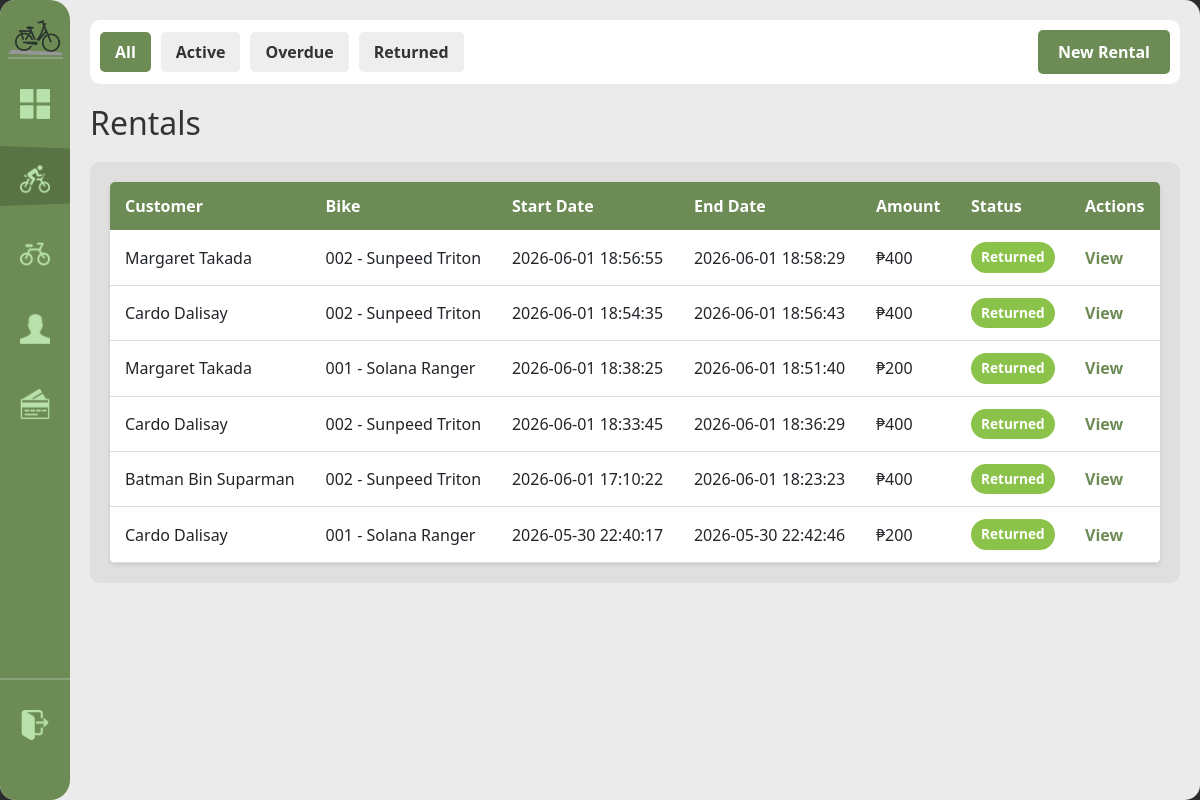
/rentals (signed in), run on the app's committed database.
### tables this page shows
CREATE TABLE rents (
            rental_id INTEGER PRIMARY KEY AUTOINCREMENT,
            customer_id INTEGER NOT NULL,
            bike_id INTEGER NOT NULL,
            staff_id INTEGER REFERENCES staff(staff_id) ON UPDATE CASCADE ON DELETE SET NULL,
            rental_start DATETIME NOT NULL DEFAULT(datetime('now','localtime')),
            FOREIGN KEY(customer_id) REFERENCES customer(customer_id) ON DELETE CASCADE,
            FOREIGN KEY(bike_id) REFERENCES bike(bike_id) ON DELETE CASCADE
        );

CREATE TABLE bike (
            bike_id INTEGER PRIMARY KEY AUTOINCREMENT,
            bike_code TEXT NOT NULL UNIQUE,
            brand TEXT NOT NULL, model TEXT NOT NULL,
            color TEXT NOT NULL,
            bike_rate DECIMAL(8,2) NOT NULL DEFAULT 0,
            type TEXT NOT NULL DEFAULT 'standard',
            status TEXT NOT NULL DEFAULT 'available' CHECK(status IN('available','rented','retired')),
            date_added DATE NOT NULL DEFAULT(date('now','localtime'))
        );

### handlers/rentals_routes.py (the view)
@rentals_bp.route('/rentals')
@login_required
def rentals():
    status = request.args.get('status', 'all')
    rentals_list = database.get().get_all_rentals(status)
    customers_list = database.get().get_all_customers()
    bikes = database.get().get_available_bikes()
    return render_template('rentals.html', rentals=rentals_list, filter_status=status, customers=customers_list, bikes=bikes)

### app.py (called while the page is built)
def get_sidebar_state():
    return request.cookies.get('sidebarState') == 'expanded'

@app.context_processor
def inject_sidebar_state():
    return dict(sidebar_expanded=get_sidebar_state())

@app.context_processor
def inject_current_staff():
    staff = current_staff()
    return dict(current_staff=staff, is_admin=staff and staff.get("role") == "admin")

### modules/auth.py (called while the page is built)
def login_required(view):
    @wraps(view)
    def wrapped(*args, **kwargs):
        if not session.get("staff_id"):
            return redirect(url_for("login"))
        return view(*args, **kwargs)
    return wrapped

def current_staff():
    if not session.get("staff_id"):
        return None
    return {
        "staff_id": session.get("staff_id"),
        "username": session.get("username"),
        "first_name": session.get("first_name"),
        "last_name": session.get("last_name"),
        "role": session.get("role"),
    }

### modules/database.py (called while the page is built)
def get():
    if not db: init()
    return db

    def get_all_customers(self, search=""):
        q = f"%{search}%"
        return [dict(r) for r in self.conn.execute("SELECT * FROM customer WHERE first_name LIKE ? OR last_name LIKE ? OR contact_number LIKE ? OR email LIKE ? ORDER BY last_name,first_name", (q,q,q,q)).fetchall()]

    def get_available_bikes(self):
        return [dict(r) for r in self.conn.execute("SELECT * FROM bike WHERE status='available' ORDER BY bike_code").fetchall()]

### templates/rentals.html (shortened to what this page needs)
{% extends "base.html" %}
{% block content %}
<div class="top-bar">
    <div class="filter-controls">
        <a href="{{ url_for('rentals.rentals', status='all') }}" class="filter-btn {% if filter_status == 'all' %}active{% endif %}">All</a>
        <a href="{{ url_for('rentals.rentals', status='active') }}" class="filter-btn {% if filter_status == 'active' %}active{% endif %}">Active</a>
        <a href="{{ url_for('rentals.rentals', status='overdue') }}" class="filter-btn {% if filter_status == 'overdue' %}active{% endif %}">Overdue</a>
        <a href="{{ url_for('rentals.rentals', status='returned') }}" class="filter-btn {% if filter_status == 'returned' %}active{% endif %}">Returned</a>
        <button id="new-rental-btn" class="btn-primary" style="margin-left: auto;">New Rental</button>
    </div>
</div>
<h1>Rentals</h1>
<div class="content-grid">
    <div class="scroll-table-container">
        <table>
            <thead>
                <tr>
                <th>Customer</th>
                <th>Bike</th>
                <th>Start Date</th>
                <th>End Date</th>
                <th>Amount</th>
                <th>Status</th>
                <th>Actions</th>
            </tr>
        </thead>
        <tbody>
            {% for rental in rentals %}
            <tr>
                <td>{{ rental['customer_name'] }}</td>
                <td>{{ rental['bike_code'] }} - {{ rental['brand'] }} {{ rental['model'] }}</td>
                <td>{{ rental['rental_start'] }}</td>
                <td>{{ rental['rental_end'] or '-' }}</td>
                <td>{{ 'Pending' if rental['total_amount'] is none else '₱' ~ rental['total_amount'] }}</td>
                <td><span class="status-badge status-{{ rental['status'] }}">{{ rental['status'].title() }}</span></td>
                <td><a href="{{ url_for('rentals.rental_detail', rid=rental['rental_id']) }}">View</a></td>
            </tr>
            {% endfor %}
        </tbody>
    </table>
    </div>
</div>
{% endblock %}

### static/style.css (style rules this page uses)
:root { --primary-green: #6D8B55; --secondary-green: #566d42; --bg-light: #EBEBEB; --white: #FFFFFF; --sidebar-collapsed: 70px; --sidebar-expanded: 165px; }
body { margin: 0; font-family: 'Segoe UI', Tahoma, Geneva, Verdana, sans-serif; background-color: #2C2C2C; }
.top-bar { background-color: var(--white); opacity: 1; padding: 10px; border-radius: 10px; margin-bottom: 20px; }
.content-grid { display: flex; flex-grow: 1; opacity: 1; background-color: #DFDFDF; border-radius: 10px; }
.scroll-table-container { width: 100%; overflow-y: auto; max-height: calc(100vh - 260px); padding: 20px; box-sizing: border-box; }
.btn-primary, .btn-secondary, button[type="submit"] { padding: 10px 20px; border: none; border-radius: 5px; cursor: pointer; font-weight: bold; text-decoration: none; display: inline-block; transition: all 0.3s ease; }
.btn-primary, button[type="submit"] { background-color: var(--primary-green); color: white; }
table { width: 100%; border-collapse: collapse; background: white; border-radius: 5px; overflow: hidden; box-shadow: 0 2px 4px rgba(0,0,0,0.1); }
table thead { background-color: var(--primary-green); color: white; }
table th, table td { padding: 12px 15px; text-align: left; }
table tbody tr { border-bottom: 1px solid #ddd; }
table a { color: var(--primary-green); text-decoration: none; font-weight: bold; }
.status-badge { display: inline-block; padding: 5px 10px; border-radius: 20px; font-size: 0.85rem; font-weight: bold; }
.status-badge.status-returned { background-color: #8BC34A; color: white; }
.filter-controls { display: flex; gap: 10px; opacity: 1; align-items: center; flex-wrap: wrap; }
.filter-btn { padding: 8px 15px; background-color: #eee; color: #333; border: none; border-radius: 5px; cursor: pointer; text-decoration: none; font-weight: bold; transition: all 0.3s ease; }
.filter-btn.active, .filter-btn:hover { background-color: var(--primary-green); color: white; }
h1, h2 { color: #333; margin: 10px 0; }
h1 { font-size: 2rem; margin-bottom: 20px; }

### data on the page
rents: customer_name "Margaret Takada", bike_code "002", brand "Sunpeed", model "Triton", rental_start "2026-06-01 18:56:55", rental "2026-06-01 18:58:29", total_amount "₱400", status "Returned"
rents: customer_name "Cardo Dalisay", bike_code "002", brand "Sunpeed", model "Triton", rental_start "2026-06-01 18:54:35", rental "2026-06-01 18:56:43", total_amount "₱400", status "Returned"
rents: customer_name "Margaret Takada", bike_code "001", brand "Solana", model "Ranger", rental_start "2026-06-01 18:38:25", rental "2026-06-01 18:51:40", total_amount "₱200", status "Returned"
rents: customer_name "Cardo Dalisay", bike_code "002", brand "Sunpeed", model "Triton", rental_start "2026-06-01 18:33:45", rental "2026-06-01 18:36:29", total_amount "₱400", status "Returned"
rents: customer_name "Batman Bin Suparman", bike_code "002", brand "Sunpeed", model "Triton", rental_start "2026-06-01 17:10:22", rental "2026-06-01 18:23:23", total_amount "₱400", status "Returned"
rents: customer_name "Cardo Dalisay", bike_code "001", brand "Solana", model "Ranger", rental_start "2026-05-30 22:40:17", rental "2026-05-30 22:42:46", total_amount "₱200", status "Returned"
